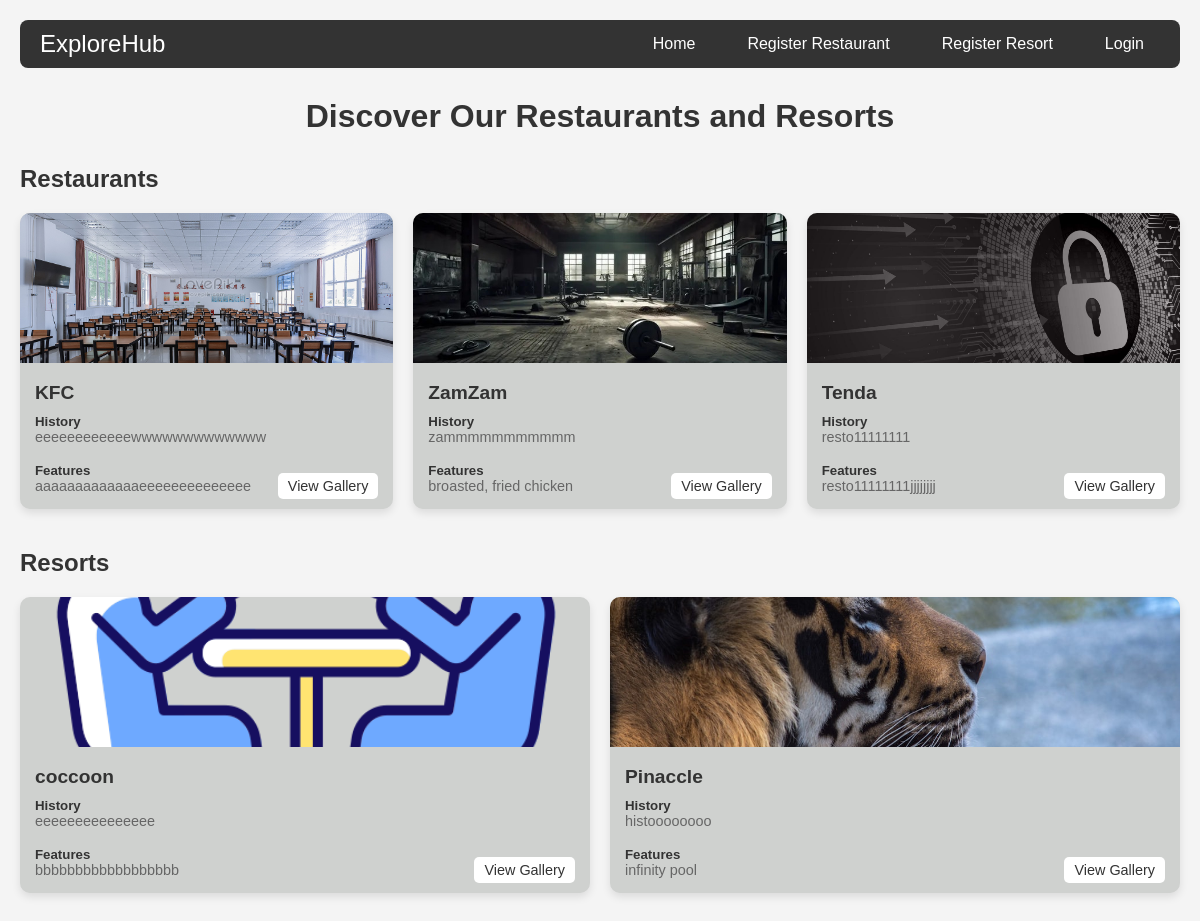
The page / on the database its author committed.
### SportComApp/models.py (models this page shows)
class RestaurantDescriptionTable(models.Model):
    RESTAURANT = models.ForeignKey(RestaurantTable, on_delete=models.CASCADE)
    History = models.CharField(max_length=500, blank=True, null=True)
    Features = models.CharField(max_length=500, null=True, blank=True)
    is_active = models.BooleanField(default=True)
    created_at = models.DateTimeField(auto_now_add=True, null=True, blank=True)
    updated_at = models.DateTimeField(auto_now_add=True, null=True, blank=True)

class RestaurantTable(models.Model):
    LOGIN = models.ForeignKey(LoginTable, on_delete=models.CASCADE)
    RestaurantName = models.CharField(max_length=30, null=True, blank=True)
    Image = models.FileField(blank=True, null=True)
    Place = models.CharField(max_length=100, null=True, blank=True)
    Phone = models.BigIntegerField(null=True, blank=True)
    Email = models.CharField(max_length=30, null=True, blank=True)
    Type = models.CharField(max_length=30, null=True, blank=True)
    is_active = models.BooleanField(default=True)
    created_at = models.DateTimeField(auto_now_add=True, null=True, blank=True)
    updated_at = models.DateTimeField(auto_now_add=True, null=True, blank=True)

class ResortDescriptionTable(models.Model):
    RESORT = models.ForeignKey(ResortTable, on_delete=models.CASCADE)
    History = models.CharField(max_length=500, blank=True, null=True)
    Features = models.CharField(max_length=500, null=True, blank=True)
    is_active = models.BooleanField(default=True)
    created_at = models.DateTimeField(auto_now_add=True, null=True, blank=True)
    updated_at = models.DateTimeField(auto_now_add=True, null=True, blank=True)

class ResortTable(models.Model):
    LOGIN = models.ForeignKey(LoginTable, on_delete=models.CASCADE)
    ResortName = models.CharField(max_length=30, null=True, blank=True)
    OwnerName = models.CharField(max_length=30, null=True, blank=True)
    Image = models.FileField(blank=True, null=True)
    Address = models.CharField(max_length=100, null=True, blank=True)
    Phone = models.BigIntegerField(null=True, blank=True)
    Email = models.CharField(max_length=30, null=True, blank=True)
    Type = models.CharField(max_length=50, blank=True, null=True)
    is_active = models.BooleanField(default=True)
    created_at = models.DateTimeField(auto_now_add=True, null=True, blank=True)
    updated_at = models.DateTimeField(auto_now_add=True, null=True, blank=True)

### SportComApp/views.py (the view)
# urls.py: path('', HomePage.as_view(), name="home_page"),
class HomePage(View):
    def get(self, request):
        restaurant_obj = RestaurantDescriptionTable.objects.all()
        resort_obj = ResortDescriptionTable.objects.all()
        return render(request, "home.html", {'restaurants': restaurant_obj, 'resorts': resort_obj})

### templates/home.html (shortened to what this page needs)
<!DOCTYPE html>
<html lang="en">
<head>
</head>
<body>
    <nav>
        <div class="logo">ExploreHub</div>
        <ul>
            <li><a href="index.html">Home</a></li>
            <li><a href="restaurant_registration">Register Restaurant</a></li>
            <li><a href="resort_registration">Register Resort</a></li>
            <li><a href="login">Login</a></li>
        </ul>
    </nav>
    <header>
        <h1>Discover Our Restaurants and Resorts</h1>
    </header>
    <section class="category">
        <h2>Restaurants</h2>
        <div class="card-container">
             {%for i in restaurants %}
            <div class="card">
                <img src="{{ i.RESTAURANT.Image.url }}" alt="Restaurant Image 1">
                <div class="card-content">
                    <h3 class="card-title">{{ i.RESTAURANT.RestaurantName }}</h3>
                    <h5>History</h5>
                    <p class="card-description">{{ i.History }}</p><br>
                    <h5>Features</h5>
                    <p class="card-description">{{ i.Features }}</p>
                    <a href="view_restaurant_gallery/{{ i.RESTAURANT.id}}" >View Gallery</a>
                </div>
            </div>
            {% endfor %}
        </div>
    </section>
    <section class="category">
        <h2>Resorts</h2>
        <div class="card-container">
             {% for i in resorts %}
            <div class="card">
                <img src="{{ i.RESORT.Image.url }}" alt="Resort Image 1">
                <div class="card-content">
                    <h3 class="card-title">{{ i.RESORT.ResortName }}</h3>
                    <h5>History</h5>
                    <p class="card-description">{{ i.History }}</p><br>
                    <h5>Features</h5>
                    <p class="card-description">{{ i.Features }}</p>
                    <a href="" >View Gallery</a>
                </div>
            </div>
            {% endfor %}
        </div>
    </section>
</body>
</html>

### templates/home.html (style rules this page uses)
* { margin: 0; padding: 0; box-sizing: border-box; }
body { font-family: Arial, sans-serif; background-color: #f4f4f4; color: #333; padding: 20px; }
nav { display: flex; justify-content: space-between; align-items: center; background-color: #333; padding: 10px 20px; border-radius: 8px; margin-bottom: 30px; }
nav .logo { font-size: 1.5em; color: #fff; }
.card a { position: absolute; right: 15px; bottom: 10px; text-decoration: none; color: #333; background-color: #fff; padding: 5px 10px; border-radius: 5px; font-size: 0.9em; transition: background-color 0.3s ease; }
a { text-decoration: none; color: inherit; }
nav ul { list-style: none; display: flex; gap: 20px; }
nav ul li { display: inline; }
nav ul li a { color: #fff; text-decoration: none; padding: 8px 16px; border-radius: 5px; transition: background-color 0.3s ease; }
header { text-align: center; margin-bottom: 30px; }
header h1 { color: #333; }
.category { margin-bottom: 40px; }
.category h2 { font-size: 1.5em; color: #333; margin-bottom: 20px; text-align: left; }
.card-container { display: grid; grid-template-columns: repeat(auto-fit, minmax(250px, 1fr)); gap: 20px; }
.card { position: relative; background-color: #cfd1cf; border-radius: 10px; box-shadow: 0 4px 8px rgba(0, 0, 0, 0.1); overflow: hidden; transition: transform 0.3s ease; }
.card img { width: 100%; height: 150px; object-fit: cover; }
.card-content { padding: 15px; }
.card-title { font-size: 1.2em; margin-bottom: 10px; color: #333; }
.card-description { font-size: 0.9em; color: #666; }

### rows shown on the page
RestaurantDescriptionTable: RESTAURANT.Image (picture), RESTAURANT.RestaurantName "KFC", History "eeeeeeeeeeeewwwwwwwwwwwww", Features "aaaaaaaaaaaaaeeeeeeeeeeeeee"
RestaurantDescriptionTable: RESTAURANT.Image (picture), RESTAURANT.RestaurantName "ZamZam", History "zammmmmmmmmmm", Features "broasted, fried chicken"
RestaurantDescriptionTable: RESTAURANT.Image (picture), RESTAURANT.RestaurantName "Tenda", History "resto11111111", Features "resto11111111jjjjjjjj"
ResortDescriptionTable: RESORT.Image (picture), RESORT.ResortName "coccoon", History "eeeeeeeeeeeeeee", Features "bbbbbbbbbbbbbbbbbb"
ResortDescriptionTable: RESORT.Image (picture), RESORT.ResortName "Pinaccle", History "histoooooooo", Features "infinity pool"
